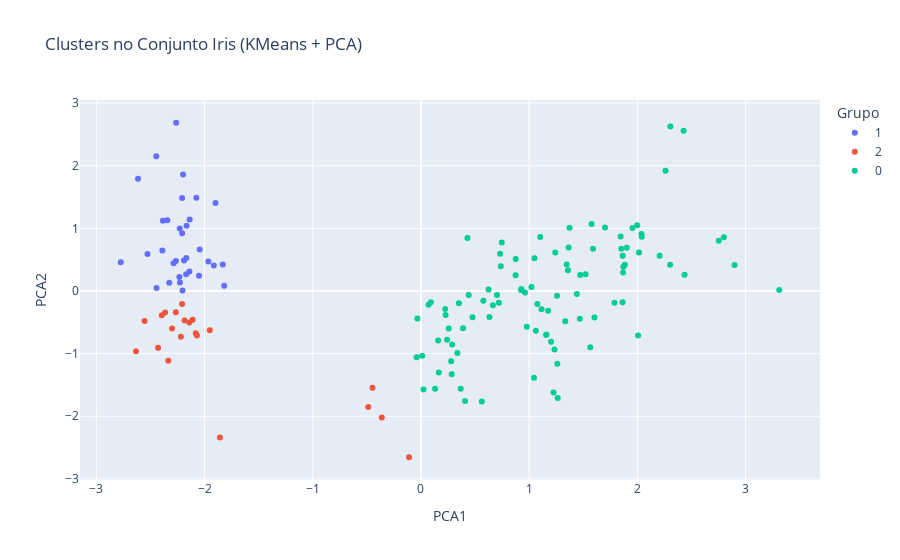

The code cell stored with this chart in its notebook:
### Code cell
# 4. Criar DataFrame para visualização
df_plot = px.data.iris()
df_plot['PCA1'] = X_pca[:, 0]
df_plot['PCA2'] = X_pca[:, 1]
df_plot['Cluster'] = labels.astype(str)

# 5. Plot interativo com Plotly
fig = px.scatter(
    df_plot,
    x='PCA1',
    y='PCA2',
    color='Cluster',
    title='Clusters no Conjunto Iris (KMeans + PCA)',
    labels={'Cluster': 'Grupo'},
    hover_data=['species']
)

fig.show()

### Figure 1 — Plotly figure (JSON) as saved in the notebook; plotly's stock layout.template omitted (floating-point values rounded to 4 significant figures)
{"data": [{"customdata": [["setosa"], ["setosa"], ["setosa"], ["setosa"], ["setosa"], ["setosa"], ["setosa"], ["setosa"], ["setosa"], ["setosa"], ["setosa"], ["setosa"], ["setosa"], ["setosa"], ["setosa"], ["setosa"], ["setosa"], ["setosa"], ["setosa"], ["setosa"], ["setosa"], ["setosa"], ["setosa"], ["setosa"], ["setosa"], ["setosa"], ["setosa"], ["setosa"], ["setosa"], ["setosa"], ["setosa"], ["setosa"], ["setosa"]], "hovertemplate": "Grupo=1<br>PCA1=%{x}<br>PCA2=%{y}<br>species=%{customdata[0]}<extra></extra>", "legendgroup": "1", "marker": {"color": "#636efa", "symbol": "circle"}, "mode": "markers", "name": "1", "orientation": "v", "showlegend": true, "type": "scatter", "x": [-2.265, -2.39, -2.076, -2.444, -2.233, -2.166, -2.326, -2.199, -2.262, -2.208, -2.19, -1.899, -2.343, -1.914, -2.207, -2.774, -1.819, -2.227, -2.051, -2.169, -2.14, -1.832, -2.615, -2.446, -2.045, -2.527, -2.17, -2.286, -1.964, -2.137, -2.385, -2.229, -2.204], "xaxis": "x", "y": [0.48, 0.6468, 1.489, 0.04764, 0.2231, 1.044, 0.1331, 1.86, 2.686, 1.484, 0.4888, 1.405, 1.128, 0.4089, 0.9241, 0.4583, 0.08556, 0.1373, 0.2422, 0.5271, 0.3132, 0.4237, 1.794, 2.151, 0.6616, 0.5923, 0.2689, 0.4417, 0.4723, 1.142, 1.12, 0.998, 0.009216], "yaxis": "y"}, {"customdata": [["setosa"], ["setosa"], ["setosa"], ["setosa"], ["setosa"], ["setosa"], ["setosa"], ["setosa"], ["setosa"], ["setosa"], ["setosa"], ["setosa"], ["setosa"], ["setosa"], ["setosa"], ["setosa"], ["setosa"], ["versicolor"], ["versicolor"], ["versicolor"], ["versicolor"]], "hovertemplate": "Grupo=2<br>PCA1=%{x}<br>PCA2=%{y}<br>species=%{customdata[0]}<extra></extra>", "legendgroup": "2", "marker": {"color": "#EF553B", "symbol": "circle"}, "mode": "markers", "name": "2", "orientation": "v", "showlegend": true, "type": "scatter", "x": [-2.081, -2.364, -2.299, -2.335, -2.184, -2.218, -2.633, -1.952, -2.265, -2.14, -2.11, -2.208, -2.43, -1.858, -2.554, -2.07, -2.394, -0.4873, -0.1102, -0.3622, -0.4477], "xaxis": "x", "y": [-0.6741, -0.3419, -0.5974, -1.115, -0.469, -0.7287, -0.9615, -0.6256, -0.3377, -0.5045, -0.4602, -0.2061, -0.9042, -2.337, -0.4791, -0.7111, -0.3862, -1.852, -2.654, -2.019, -1.544], "yaxis": "y"}, {"customdata": [["versicolor"], ["versicolor"], ["versicolor"], ["versicolor"], ["versicolor"], ["versicolor"], ["versicolor"], ["versicolor"], ["versicolor"], ["versicolor"], ["versicolor"], ["versicolor"], ["versicolor"], ["versicolor"], ["versicolor"], ["versicolor"], ["versicolor"], ["versicolor"], ["versicolor"], ["versicolor"], ["versicolor"], ["versicolor"], ["versicolor"], ["versicolor"], ["versicolor"], ["versicolor"], ["versicolor"], ["versicolor"], ["versicolor"], ["versicolor"], ["versicolor"], ["versicolor"], ["versicolor"], ["versicolor"], ["versicolor"], ["versicolor"], ["versicolor"], ["versicolor"], ["versicolor"], ["versicolor"], ["versicolor"], ["versicolor"], ["versicolor"], ["versicolor"], ["versicolor"], ["versicolor"], ["virginica"], ["virginica"], ["virginica"], ["virginica"], ["virginica"], ["virginica"], ["virginica"], ["virginica"], ["virginica"], ["virginica"], ["virginica"], ["virginica"], ["virginica"], ["virginica"], ["virginica"], ["virginica"], ["virginica"], ["virginica"], ["virginica"], ["virginica"], ["virginica"], ["virginica"], ["virginica"], ["virginica"], ["virginica"], ["virginica"], ["virginica"], ["virginica"], ["virginica"], ["virginica"], ["virginica"], ["virginica"], ["virginica"], ["virginica"], ["virginica"], ["virginica"], ["virginica"], ["virginica"], ["virginica"], ["virginica"], ["virginica"], ["virginica"], ["virginica"], ["virginica"], ["virginica"], ["virginica"], ["virginica"], ["virginica"], ["virginica"], ["virginica"]], "hovertemplate": "Grupo=0<br>PCA1=%{x}<br>PCA2=%{y}<br>species=%{customdata[0]}<extra></extra>", "legendgroup": "0", "marker": {"color": "#00cc96", "symbol": "circle"}, "mode": "markers", "name": "0", "orientation": "v", "showlegend": true, "type": "scatter", "x": [1.102, 0.7313, 1.241, 0.4075, 1.075, 0.3887, 0.7465, 0.9279, 0.01143, 0.4407, 0.5621, 0.7196, -0.03335, 0.8754, 0.3503, 0.1588, 1.225, 0.1649, 0.7377, 0.4763, 1.234, 0.6329, 0.7027, 0.8743, 1.257, 1.358, 0.6648, -0.04026, 0.1308, 0.02345, 0.2415, 1.061, 0.224, 0.4291, 1.049, 1.045, 0.06959, 0.2835, 0.2791, 0.6246, 0.3365, 0.2886, 0.09136, 0.2277, 0.5764, 0.2567, 1.845, 1.158, 2.205, 1.44, 1.868, 2.752, 0.367, 2.302, 2.007, 2.26, 1.364, 1.603, 1.884, 1.26, 1.468, 1.59, 1.471, 2.426, 3.311, 1.264, 2.038, 0.978, 2.898, 1.333, 1.701, 1.954, 1.175, 1.021, 1.788, 1.864, 2.436, 2.305, 1.863, 1.114, 1.202, 2.799, 1.576, 1.346, 0.9248, 1.852, 2.015, 1.902, 1.158, 2.041, 1.998, 1.871, 1.565, 1.521, 1.373, 0.9607], "xaxis": "x", "y": [0.863, 0.5946, 0.6163, -1.754, -0.2084, -0.5933, 0.773, 0.03223, -1.034, -0.0633, -1.765, -0.1862, -0.439, 0.5091, -0.1963, -0.7921, -1.622, -1.303, 0.3966, -0.4173, -0.9333, -0.4164, -0.06341, 0.2508, -0.07726, 0.3313, -0.2259, -1.059, -1.562, -1.572, -0.7773, -0.6338, -0.2878, 0.8456, 0.5221, -1.383, -0.2195, -1.329, -1.12, 0.02492, -0.9884, -0.8557, -0.1812, -0.3849, -0.1549, -0.5989, 0.8704, -0.6989, 0.562, -0.04699, 0.295, 0.8004, -1.562, 0.4201, -0.7114, 1.921, 0.6928, -0.4217, 0.4192, -1.162, -0.4423, 0.6762, 0.2556, 2.557, 0.01778, -1.707, 0.9105, -0.5718, 0.4136, -0.4818, 1.014, 1.008, -0.3164, 0.06435, -0.1874, 0.5623, 0.2593, 2.626, -0.1785, -0.2929, -0.8113, 0.8568, 1.069, 0.4224, 0.01722, 0.6761, 0.6139, 0.6896, -0.6989, 0.8675, 1.049, 0.387, -0.8967, 0.2691, 1.011, -0.02433], "yaxis": "y"}], "layout": {"legend": {"title": {"text": "Grupo"}, "tracegroupgap": 0}, "title": {"text": "Clusters no Conjunto Iris (KMeans + PCA)"}, "xaxis": {"anchor": "y", "domain": [0, 1], "title": {"text": "PCA1"}}, "yaxis": {"anchor": "x", "domain": [0, 1], "title": {"text": "PCA2"}}}}
